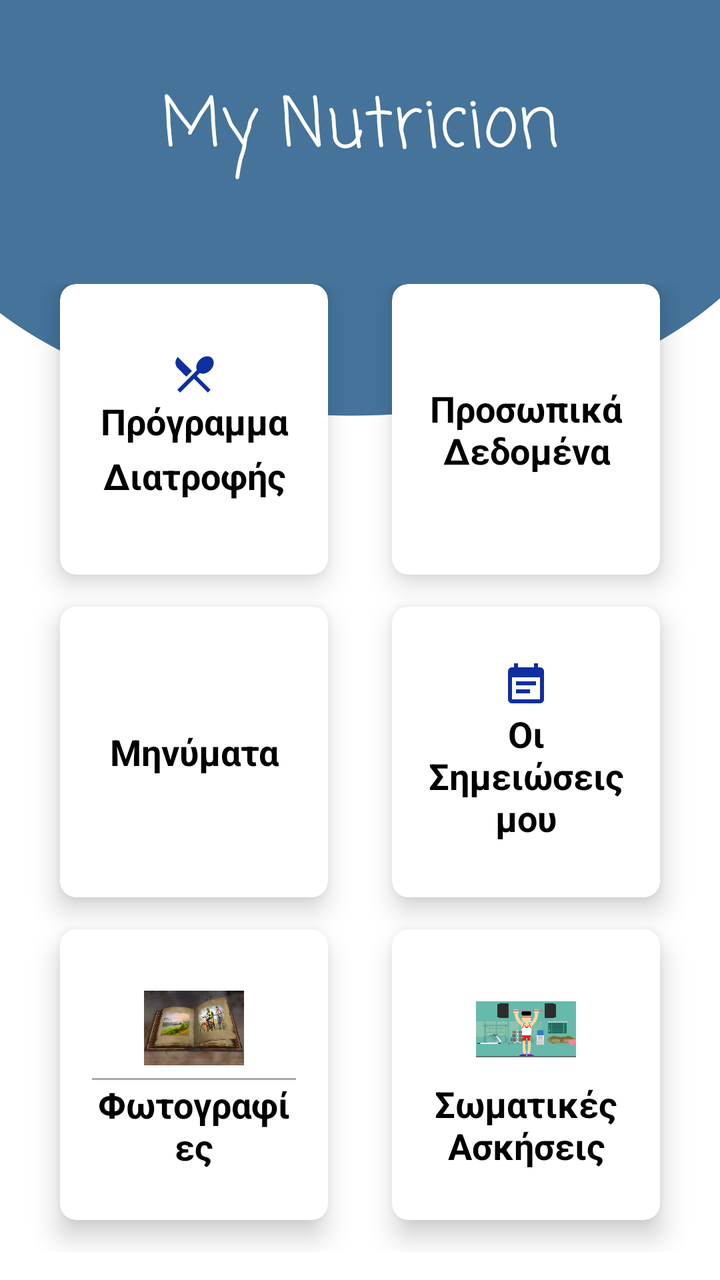
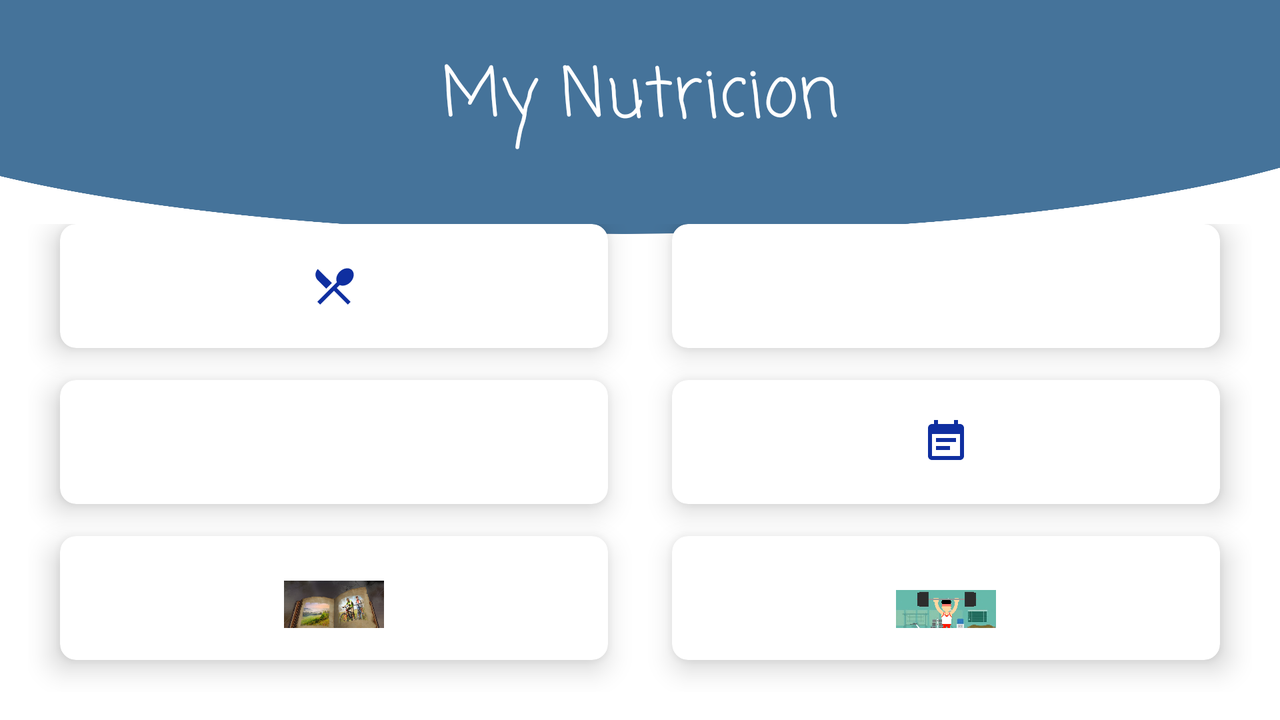

Compare how this app lays out the same screen by default and in its alternative resource folder. The renders come first, then the two layout files and the values they reference.
<!-- AndroidManifest.xml: application theme AppTheme -->
<!-- res/layout/activity_home1.xml -->
<?xml version="1.0" encoding="utf-8"?>
<LinearLayout xmlns:android="http://schemas.android.com/apk/res/android"
    android:orientation="vertical"
    xmlns:app="http://schemas.android.com/apk/res-auto"
    xmlns:tools="http://schemas.android.com/tools"
    android:layout_width="match_parent"
    android:layout_height="match_parent"
    android:weightSum="10"
    android:background="@drawable/background"
    >

    
        
        
        

        
            
            
            
            

            


    
    <RelativeLayout
        android:layout_weight="2"
        android:layout_width="match_parent"
        android:layout_height="0dp">

        <TextView
            android:id="@+id/textGrid"
            android:layout_width="wrap_content"
            android:layout_height="wrap_content"
            android:layout_centerInParent="true"
            android:fontFamily="casual"
            android:text="My Nutricion"
            android:textColor="@android:color/white"
            android:textSize="34sp" />

    </RelativeLayout>
    
    <GridLayout
        android:columnCount="2"
        android:rowCount="3"
        android:layout_weight="8"
        android:alignmentMode="alignMargins"
        android:layout_width="match_parent"
        android:layout_height="0dp"
        android:columnOrderPreserved="false"
        android:padding="14dp"
        >

        
        
        <android.support.design.card.MaterialCardView
            android:layout_width="0dp"
            android:layout_height="0dp"
            android:layout_columnWeight="1"
            android:layout_rowWeight="1"
            android:layout_marginBottom="16dp"
            android:layout_marginLeft="16dp"
            android:layout_marginRight="16dp"
            app:cardElevation="8dp"
            app:cardCornerRadius="8dp"
            >

            <LinearLayout
                android:layout_gravity="center_horizontal|center_vertical"
                android:layout_margin="16dp"
                android:orientation="vertical"
                android:layout_width="wrap_content"
                android:layout_height="wrap_content"
                android:onClick="onClickToProgram"
                >

                <ImageView
                    android:id="@+id/image_program"
                    android:src="@drawable/ic_program"
                    android:layout_width="wrap_content"
                    android:layout_height="wrap_content"
                    android:layout_gravity="center_horizontal"

                    />

                <TextView
                    android:layout_width="wrap_content"
                    android:layout_height="wrap_content"
                    android:fontFamily="casual"
                    android:text="Πρόγραμμα Διατροφής"
                    android:textAlignment="center"
                    android:textColor="@android:color/black"
                    android:textSize="18sp"
                    android:textStyle="bold" />

            </LinearLayout>

        </android.support.design.card.MaterialCardView>

        
        <android.support.design.card.MaterialCardView
            android:layout_width="0dp"
            android:layout_height="0dp"
            android:layout_columnWeight="1"
            android:layout_rowWeight="1"
            android:layout_marginBottom="16dp"
            android:layout_marginLeft="16dp"
            android:layout_marginRight="16dp"
            app:cardElevation="8dp"
            app:cardCornerRadius="8dp"
            >

            <LinearLayout
                android:layout_gravity="center_horizontal|center_vertical"
                android:layout_margin="16dp"
                android:orientation="vertical"
                android:layout_width="wrap_content"
                android:layout_height="wrap_content"
                >

                <ImageView
                    android:src="@drawable/ic_folder"
                    android:layout_width="wrap_content"
                    android:layout_height="wrap_content"
                    android:layout_gravity="center_horizontal"
                    />

                <TextView
                    android:text="Προσωπικά Δεδομένα"
                    android:textAlignment="center"
                    android:textColor="@android:color/black"
                    android:textSize="18sp"
                    android:textStyle="bold"
                    android:layout_width="wrap_content"
                    android:layout_height="wrap_content" />

            </LinearLayout>

        </android.support.design.card.MaterialCardView>

        
        
        <android.support.design.card.MaterialCardView
            android:layout_width="0dp"
            android:layout_height="0dp"
            android:layout_columnWeight="1"
            android:layout_rowWeight="1"
            android:layout_marginBottom="16dp"
            android:layout_marginLeft="16dp"
            android:layout_marginRight="16dp"
            app:cardElevation="8dp"
            app:cardCornerRadius="8dp"
            >

            <LinearLayout
                android:layout_gravity="center_horizontal|center_vertical"
                android:layout_margin="16dp"
                android:orientation="vertical"
                android:layout_width="wrap_content"
                android:layout_height="wrap_content"
                >

                <ImageView
                    android:src="@drawable/ic_message"
                    android:layout_width="wrap_content"
                    android:layout_height="wrap_content"
                    android:layout_gravity="center_horizontal"
                    />

                <TextView
                    android:text="Μηνύματα"
                    android:textAlignment="center"
                    android:textColor="@android:color/black"
                    android:textSize="18sp"
                    android:textStyle="bold"
                    android:layout_width="wrap_content"
                    android:layout_height="wrap_content" />

            </LinearLayout>

        </android.support.design.card.MaterialCardView>

        
        
        <android.support.design.card.MaterialCardView
            android:layout_width="0dp"
            android:layout_height="0dp"
            android:layout_columnWeight="1"
            android:layout_rowWeight="1"
            android:layout_marginBottom="16dp"
            android:layout_marginLeft="16dp"
            android:layout_marginRight="16dp"
            app:cardElevation="8dp"
            app:cardCornerRadius="8dp"
            >

            <LinearLayout
                android:layout_gravity="center_horizontal|center_vertical"
                android:layout_margin="16dp"
                android:orientation="vertical"
                android:layout_width="wrap_content"
                android:layout_height="wrap_content"
                >

                <ImageView
                    android:src="@drawable/ic_event_note"
                    android:layout_width="wrap_content"
                    android:layout_height="wrap_content"
                    android:layout_gravity="center_horizontal"
                    />

                <TextView
                    android:text="Οι Σημειώσεις μου"
                    android:textAlignment="center"
                    android:textColor="@android:color/black"
                    android:textSize="18sp"
                    android:textStyle="bold"
                    android:layout_width="wrap_content"
                    android:layout_height="wrap_content" />

            </LinearLayout>

        </android.support.design.card.MaterialCardView>

        
        
        <android.support.design.card.MaterialCardView
            android:layout_width="0dp"
            android:layout_height="0dp"
            android:layout_columnWeight="1"
            android:layout_rowWeight="1"
            android:layout_marginBottom="16dp"
            android:layout_marginLeft="16dp"
            android:layout_marginRight="16dp"
            app:cardElevation="8dp"
            app:cardCornerRadius="8dp"
            >

            <LinearLayout
                android:layout_gravity="center_horizontal|center_vertical"
                android:layout_margin="16dp"
                android:orientation="vertical"
                android:layout_width="wrap_content"
                android:layout_height="wrap_content"
                >

                <ImageView
                    android:src="@drawable/photo_book"
                    android:layout_width="50dp"
                    android:layout_height="50dp"
                    android:layout_gravity="center_horizontal"
                    />
                <View
                    android:layout_width="match_parent"
                    android:layout_height="1dp"
                    android:background="@android:color/darker_gray" />

                <TextView
                    android:text="Φωτογραφίες"
                    android:textAlignment="center"
                    android:textColor="@android:color/black"
                    android:textSize="18sp"
                    android:textStyle="bold"
                    android:layout_width="wrap_content"
                    android:layout_height="wrap_content" />

            </LinearLayout>

        </android.support.design.card.MaterialCardView>

        
        
        <android.support.design.card.MaterialCardView
            android:layout_width="0dp"
            android:layout_height="0dp"
            android:layout_columnWeight="1"
            android:layout_rowWeight="1"
            android:layout_marginBottom="16dp"
            android:layout_marginLeft="16dp"
            android:layout_marginRight="16dp"
            app:cardElevation="8dp"
            app:cardCornerRadius="8dp"
            >

            <LinearLayout
                android:layout_gravity="center_horizontal|center_vertical"
                android:layout_margin="16dp"
                android:orientation="vertical"
                android:layout_width="wrap_content"
                android:layout_height="wrap_content"
                >

                <ImageView
                    android:src="@drawable/workout"
                    android:layout_width="50dp"
                    android:layout_height="50dp"
                    android:layout_gravity="center_horizontal"

                    />

                <TextView
                    android:text="Σωματικές Ασκήσεις"
                    android:textAlignment="center"
                    android:textColor="@android:color/black"
                    android:textSize="18sp"
                    android:textStyle="bold"
                    android:layout_width="wrap_content"
                    android:layout_height="wrap_content" />

            </LinearLayout>

        </android.support.design.card.MaterialCardView>



    </GridLayout>


    

</LinearLayout>
<!-- resources referenced by this layout -->
<resources>
  <!-- drawable background: png bitmap (drawable, 59773 bytes) -->
  <!-- drawable ic_event_note (drawable) -->
  <vector android:height="24dp" android:tint="#0F2FA0"
      android:viewportHeight="24.0" android:viewportWidth="24.0"
      android:width="24dp" xmlns:android="http://schemas.android.com/apk/res/android">
      <path android:fillColor="#FF000000" android:pathData="M17,10L7,10v2h10v-2zM19,3h-1L18,1h-2v2L8,3L8,1L6,1v2L5,3c-1.11,0 -1.99,0.9 -1.99,2L3,19c0,1.1 0.89,2 2,2h14c1.1,0 2,-0.9 2,-2L21,5c0,-1.1 -0.9,-2 -2,-2zM19,19L5,19L5,8h14v11zM14,14L7,14v2h7v-2z"/>
  </vector>
  <!-- drawable ic_program (drawable) -->
  <vector android:height="24dp" android:tint="#0F2FA0"
      android:viewportHeight="24.0" android:viewportWidth="24.0"
      android:width="24dp" xmlns:android="http://schemas.android.com/apk/res/android">
      <path android:fillColor="#FF000000" android:pathData="M8.1,13.34l2.83,-2.83L3.91,3.5c-1.56,1.56 -1.56,4.09 0,5.66l4.19,4.18zM14.88,11.53c1.53,0.71 3.68,0.21 5.27,-1.38 1.91,-1.91 2.28,-4.65 0.81,-6.12 -1.46,-1.46 -4.2,-1.1 -6.12,0.81 -1.59,1.59 -2.09,3.74 -1.38,5.27L3.7,19.87l1.41,1.41L12,14.41l6.88,6.88 1.41,-1.41L13.41,13l1.47,-1.47z"/>
  </vector>
  <!-- drawable photo_book: jpg bitmap (drawable, 104276 bytes) -->
  <!-- drawable workout: jpg bitmap (drawable, 76726 bytes) -->
  <style name="AppTheme" parent="Theme.MaterialComponents.Light.NoActionBar">
          
          
          
          
      </style>
</resources>
<!-- res/layout-land/activity_home1.xml (the repository's variant of the layout above) -->
<!-- drawn on the phone turned sideways -->
<?xml version="1.0" encoding="utf-8"?>
<LinearLayout xmlns:android="http://schemas.android.com/apk/res/android"
    android:orientation="vertical"
    xmlns:app="http://schemas.android.com/apk/res-auto"
    xmlns:tools="http://schemas.android.com/tools"
    android:layout_width="match_parent"
    android:layout_height="wrap_content"
    android:weightSum="10"
    android:background="@drawable/background"
    >



    
        
        
        

        
            
            
            
            

            


    
    <RelativeLayout
        android:layout_weight="2"
        android:layout_width="match_parent"
        android:layout_height="0dp">

        <TextView
            android:id="@+id/textGrid"
            android:layout_width="wrap_content"
            android:layout_height="wrap_content"
            android:layout_centerInParent="true"
            android:fontFamily="casual"
            android:text="My Nutricion"
            android:textColor="@android:color/white"
            android:textSize="34sp" />

    </RelativeLayout>

    <GridLayout
        android:columnCount="2"
        android:rowCount="3"
        android:layout_weight="8"
        android:alignmentMode="alignMargins"
        android:layout_width="match_parent"
        android:layout_height="0dp"
        android:columnOrderPreserved="false"
        android:padding="14dp"
        >

        
        
        <android.support.design.card.MaterialCardView
            android:layout_width="0dp"
            android:layout_height="0dp"
            android:layout_columnWeight="1"
            android:layout_rowWeight="1"
            android:layout_marginBottom="16dp"
            android:layout_marginLeft="16dp"
            android:layout_marginRight="16dp"
            app:cardElevation="8dp"
            app:cardCornerRadius="8dp"
            >

            <LinearLayout
                android:layout_gravity="center_horizontal|center_vertical"
                android:layout_margin="16dp"
                android:orientation="vertical"
                android:layout_width="wrap_content"
                android:layout_height="wrap_content"
                android:onClick="onClickToProgram"
                >

                <ImageView
                    android:id="@+id/image_program"
                    android:src="@drawable/ic_program"
                    android:layout_width="wrap_content"
                    android:layout_height="wrap_content"
                    android:layout_gravity="center_horizontal"

                    />

                
                    
                    
                    
                    
                    
                    
                    
                    

            </LinearLayout>

        </android.support.design.card.MaterialCardView>

        
        <android.support.design.card.MaterialCardView
            android:layout_width="0dp"
            android:layout_height="0dp"
            android:layout_columnWeight="1"
            android:layout_rowWeight="1"
            android:layout_marginBottom="16dp"
            android:layout_marginLeft="16dp"
            android:layout_marginRight="16dp"
            app:cardElevation="8dp"
            app:cardCornerRadius="8dp"
            >

            <LinearLayout
                android:layout_gravity="center_horizontal|center_vertical"
                android:layout_margin="16dp"
                android:orientation="vertical"
                android:layout_width="wrap_content"
                android:layout_height="wrap_content"
                android:onClick="viewMyNotes"
                >

                <ImageView
                    android:src="@drawable/ic_folder"
                    android:layout_width="wrap_content"
                    android:layout_height="wrap_content"
                    android:layout_gravity="center_horizontal"
                    />

                
                    
                    
                    
                    
                    
                    
                    

            </LinearLayout>

        </android.support.design.card.MaterialCardView>

        
        
        <android.support.design.card.MaterialCardView
            android:layout_width="0dp"
            android:layout_height="0dp"
            android:layout_columnWeight="1"
            android:layout_rowWeight="1"
            android:layout_marginBottom="16dp"
            android:layout_marginLeft="16dp"
            android:layout_marginRight="16dp"
            app:cardElevation="8dp"
            app:cardCornerRadius="8dp"
            >

            <LinearLayout
                android:layout_gravity="center_horizontal|center_vertical"
                android:layout_margin="16dp"
                android:orientation="vertical"
                android:layout_width="wrap_content"
                android:layout_height="wrap_content"
                >

                <ImageView
                    android:src="@drawable/ic_message"
                    android:layout_width="wrap_content"
                    android:layout_height="wrap_content"
                    android:layout_gravity="center_horizontal"
                    />

                
                    
                    
                    
                    
                    
                    
                    

            </LinearLayout>

        </android.support.design.card.MaterialCardView>

        
        
        <android.support.design.card.MaterialCardView
            android:layout_width="0dp"
            android:layout_height="0dp"
            android:layout_columnWeight="1"
            android:layout_rowWeight="1"
            android:layout_marginBottom="16dp"
            android:layout_marginLeft="16dp"
            android:layout_marginRight="16dp"
            app:cardElevation="8dp"
            app:cardCornerRadius="8dp"
            >

            <LinearLayout
                android:layout_gravity="center_horizontal|center_vertical"
                android:layout_margin="16dp"
                android:orientation="vertical"
                android:layout_width="wrap_content"
                android:layout_height="wrap_content"
                >

                <ImageView
                    android:src="@drawable/ic_event_note"
                    android:layout_width="wrap_content"
                    android:layout_height="wrap_content"
                    android:layout_gravity="center_horizontal"
                    />

                
                    
                    
                    
                    
                    
                    
                    

            </LinearLayout>

        </android.support.design.card.MaterialCardView>

        
        
        <android.support.design.card.MaterialCardView
            android:layout_width="0dp"
            android:layout_height="0dp"
            android:layout_columnWeight="1"
            android:layout_rowWeight="1"
            android:layout_marginBottom="16dp"
            android:layout_marginLeft="16dp"
            android:layout_marginRight="16dp"
            app:cardElevation="8dp"
            app:cardCornerRadius="8dp"
            >

            <LinearLayout
                android:layout_gravity="center_horizontal|center_vertical"
                android:layout_margin="16dp"
                android:orientation="vertical"
                android:layout_width="wrap_content"
                android:layout_height="wrap_content"
                >

                <ImageView
                    android:src="@drawable/photo_book"
                    android:layout_width="50dp"
                    android:layout_height="50dp"
                    android:layout_gravity="center_horizontal"
                    />
                <View
                    android:layout_width="match_parent"
                    android:layout_height="1dp"
                    android:background="@android:color/darker_gray" />

                
                    
                    
                    
                    
                    
                    
                    

            </LinearLayout>

        </android.support.design.card.MaterialCardView>

        
        
        <android.support.design.card.MaterialCardView
            android:layout_width="0dp"
            android:layout_height="0dp"
            android:layout_columnWeight="1"
            android:layout_rowWeight="1"
            android:layout_marginBottom="16dp"
            android:layout_marginLeft="16dp"
            android:layout_marginRight="16dp"
            app:cardElevation="8dp"
            app:cardCornerRadius="8dp"
            >

            <LinearLayout
                android:layout_gravity="center_horizontal|center_vertical"
                android:layout_margin="16dp"
                android:orientation="vertical"
                android:layout_width="wrap_content"
                android:layout_height="wrap_content"
                >

                <ImageView
                    android:src="@drawable/workout"
                    android:layout_width="50dp"
                    android:layout_height="50dp"
                    android:layout_gravity="center_horizontal"

                    />

                
                    
                    
                    
                    
                    
                    
                    

            </LinearLayout>

        </android.support.design.card.MaterialCardView>



    </GridLayout>

</LinearLayout>
